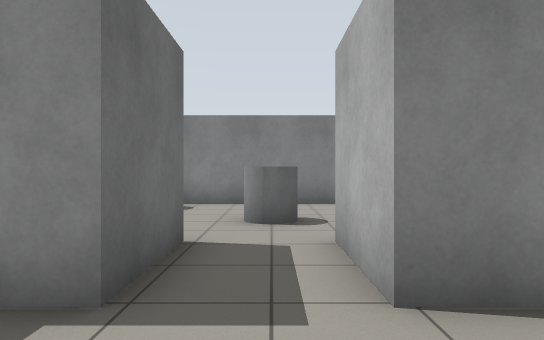
[1] (above)

24 first-person views from a walk through a Gazebo world. The camera is 0.94 m above the floor, looks level and sees 75° across. The floor is counted in squares, 1 m on a side. Each view is taken from the middle of a square. On the plan, view 1 faces up. The plan holds only what a view shows up to about 12 squares ahead; the rest is blank.

[2]
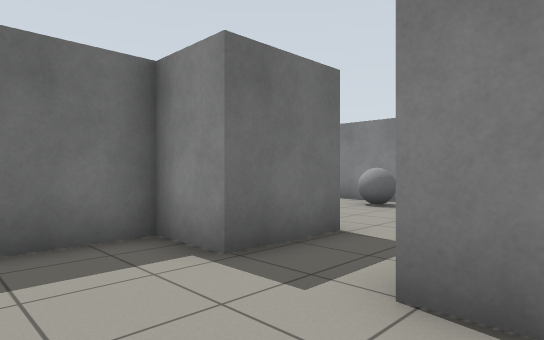

[3]
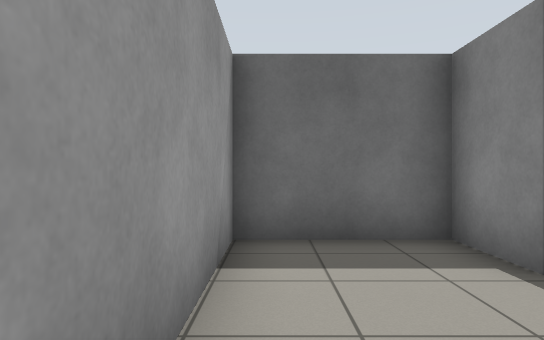

[4]
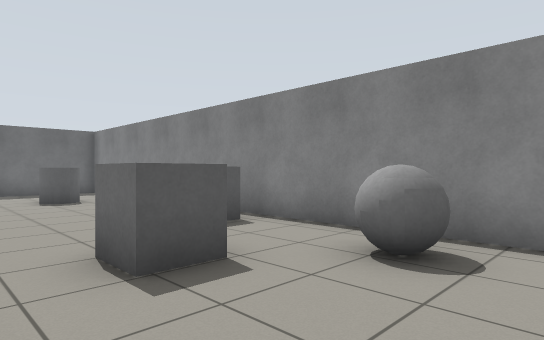

[5]
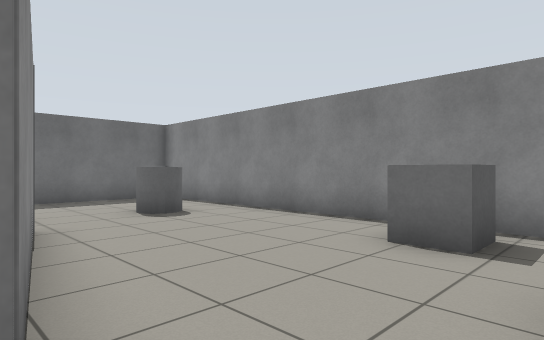

[6]
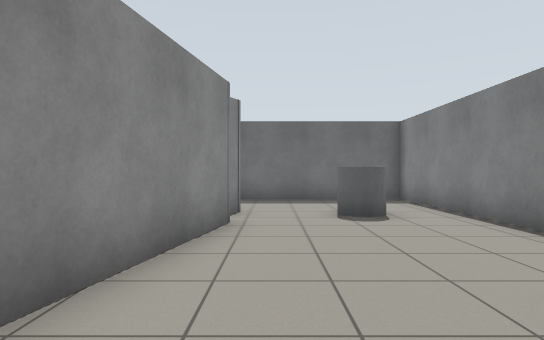

[7]
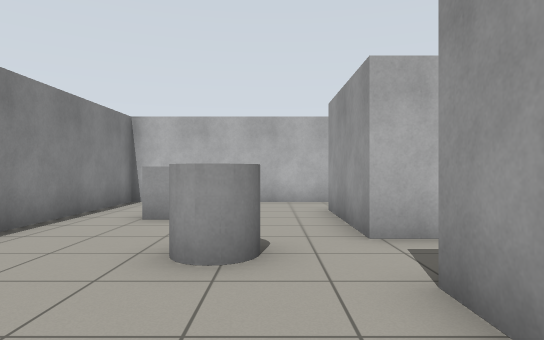

[8]
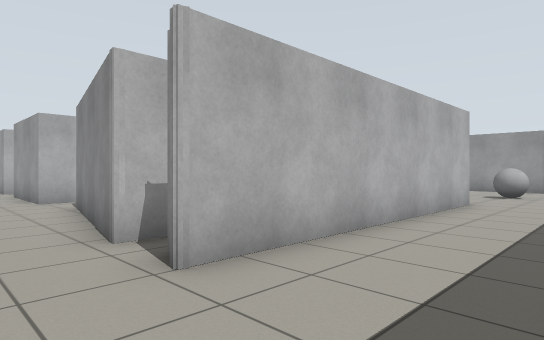

[9]
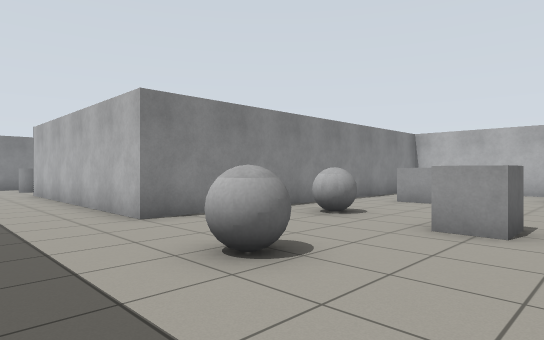

[10]
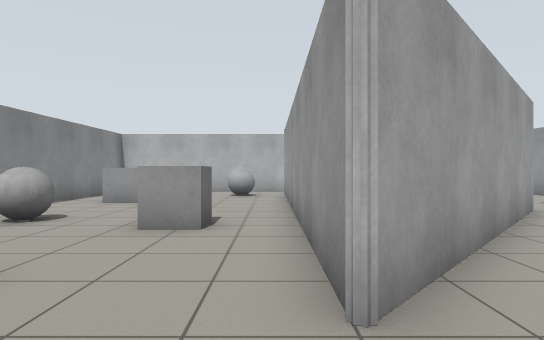

[11]
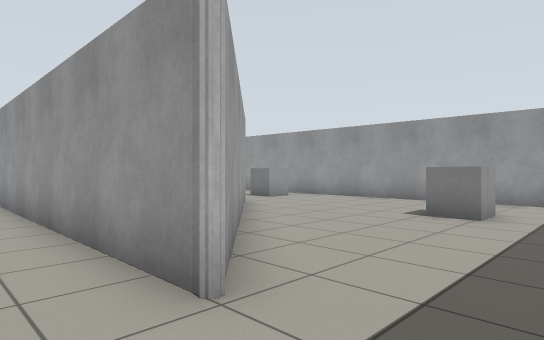

[12]
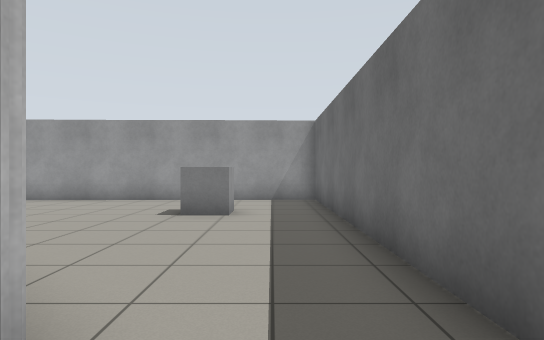

[13]
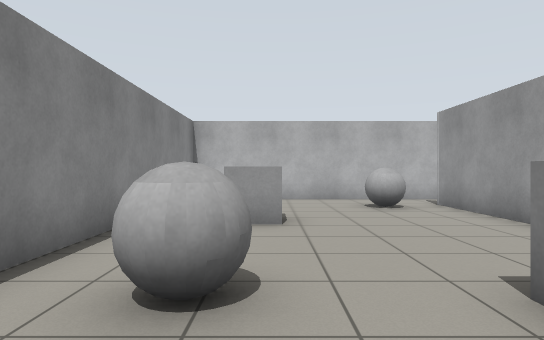

[14]
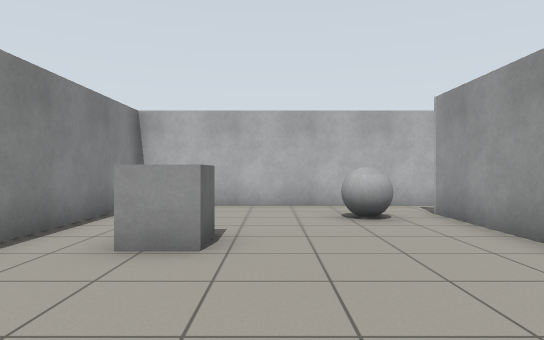

[15]
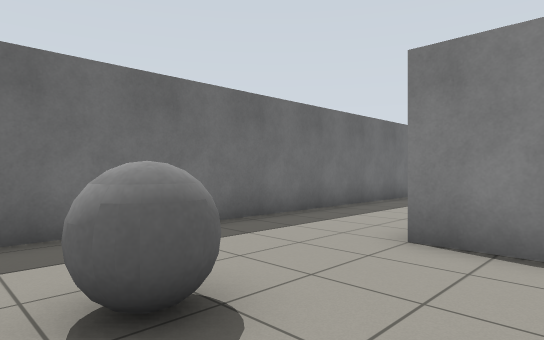

[16]
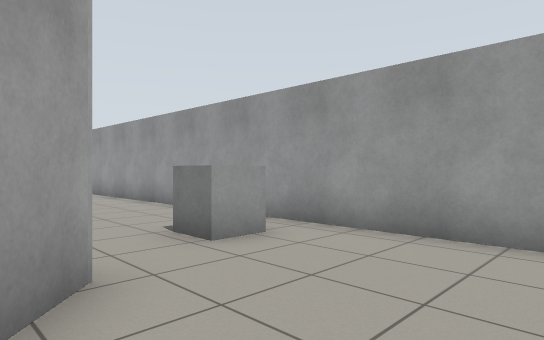

[17]
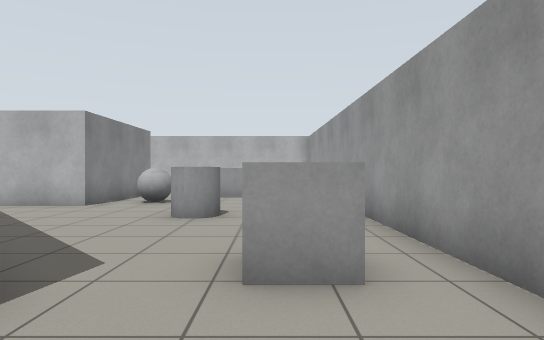

[18]
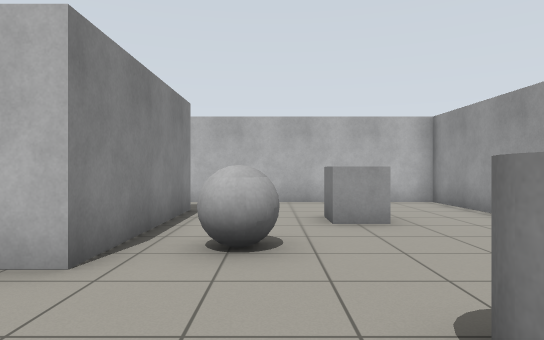

[19]
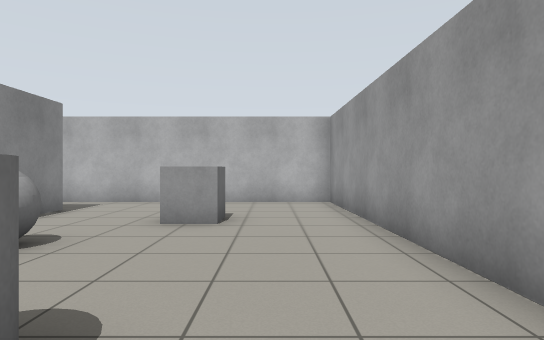

[20]
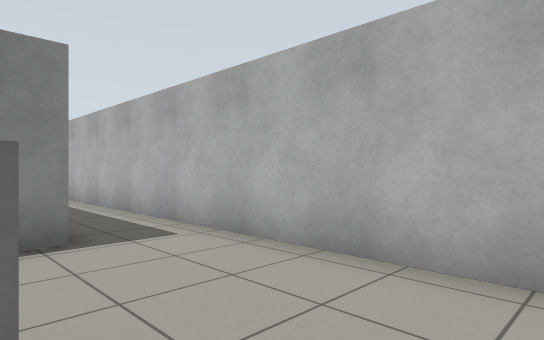

[21]
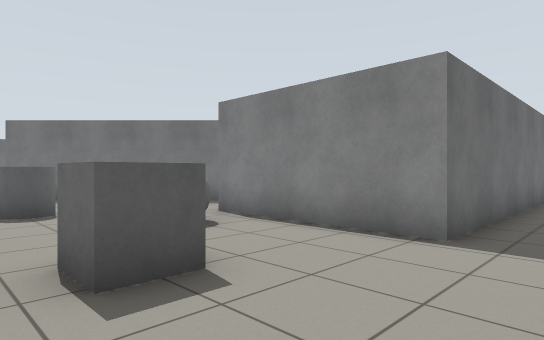

[22]
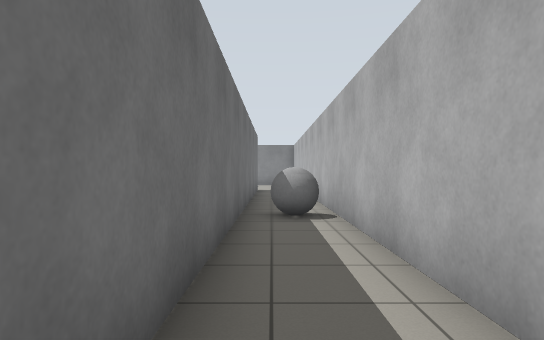

[23]
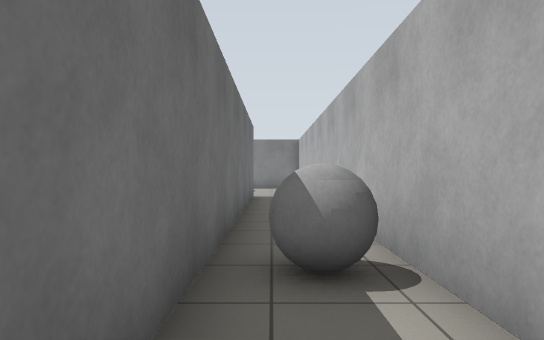

[24]
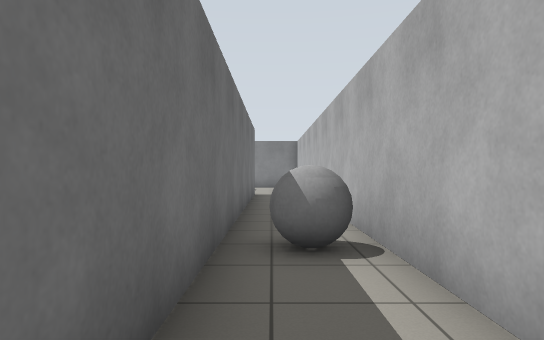

### Floor plan
Points are (right, up) in squares from view 1. A wall is a line through its corners. A room is listed if a view was taken in it or the views show most of it. See-through windows are left out.
Room 1 (views 1, 2, 3)
walls: (-1.2, 2.4) (-2.8, 2.4) (-2.8, -0.5) (1.4, -0.5); (1.9, 2.4) (0.8, 2.4)
ways out: opening at (0, 3.5) to room 2
Room 2 (views 4, 5, 6, 7, 8, 9, 10, 11, 12, 13, 14, 15, 16, 17, 18, 19, 20, 21, 22, 23, 24)
walls: (-3, -11.2) (-7.8, -16) (-14, -10.5) (-2.2, -10.5); (-4.7, 3.7) (-4.7, 4.7) (-1.2, 4.7) (-1.2, 2.4); (0.8, 2.4) (0.8, 4.7) (4.2, 4.7); (-11.4, 4.4) (-11.4, 5.3) (-6.4, 4.2); (-16.4, -10.8) (-16.4, -20.2) (6.4, -19.7) (6.4, 10.1) (-16.4, 10.1) (-16.4, -7.4); (4.3, 4) (4.3, -13.1) (-0.7, -13.1) (-0.7, -3.5) (-13, -3.5) (-13, 5.3) (-12.5, 5.1)
ways out: opening at (0, 3.5) to room 1
objects: grey box (-14, -17) to (-13, -17); grey ball (-14, -7) to (-13, -7); grey cylinder (-13, 8) to (-12, 8); grey box (-10, -9) to (-10, -8); grey ball (-10, -6) to (-9, -5); grey box (-7, -19) to (-6, -18); grey box (-7, 9) to (-6, 9); grey box (-6, -6) to (-5, -5); grey box (-5, 7) to (-4, 7); grey cylinder (-3, -17) to (-2, -16); grey ball (-3, -9); grey ball (-3, 9); grey ball (0, -15) to (1, -14); grey cylinder (0, 6) to (0, 7); grey box (2, -17) to (3, -16); grey box (3, 8); grey ball (5, -5) to (6, -5)

Where each view was taken, in squares from view 1:
view 1: 0 up, 0 right, facing up
view 2: 0 up, 2 right, facing up-left
view 3: 0 up, 2 right, facing left
view 4: 5 up, 1 left, facing up-left
view 5: 4 up, 5 left, facing up-left
view 6: 6 up, 5 left, facing left
view 7: 6 up, 4 left, facing right
view 8: 7 up, 16 left, facing down-right
view 9: 10 down, 16 left, facing up-right
view 10: 10 down, 16 left, facing right
view 11: 9 down, 16 left, facing down-right
view 12: 9 down, 15 left, facing down
view 13: 6 down, 12 left, facing right
view 14: 7 down, 10 left, facing right
view 15: 8 down, 11 left, facing up-left
view 16: 15 down, 11 left, facing down-right
view 17: 18 down, 10 left, facing right
view 18: 15 down, 4 left, facing right
view 19: 18 down, 4 left, facing right
view 20: 18 down, 3 right, facing up-right
view 21: 18 down, 6 right, facing up-left
view 22: 12 down, 5 right, facing up
view 23: 8 down, 5 right, facing up
view 24: 9 down, 5 right, facing up
